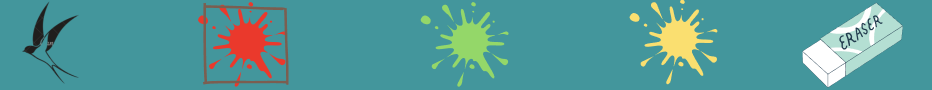
#> input picture virtual_painter/header/1.png, 1863 x 179 px, found by its file name (shown at 1/2 size)
$ python apple_masking_e.py
#> lines starting #> are read from the running program, lines starting #| are printed output that depends on the picture
import cv2 as cv
import matplotlib.pyplot as plt
import numpy as np
import image_opener as io

# img_list = io.allimg(r'apple_masking\apple_image')
img_list = [cv.imread(r"apple_masking\apple_image\1.png")]

# colored histogram

for img in img_list:

    plt.figure()
    plt.title("Histogram for colored image")
    plt.xlabel("Number of pixels")
    plt.ylabel("Brightness of pixels")
    totalpixels = np.sum( img >0)

    color = ('b','r','g')
    for i,col in enumerate(color):
        cv.imshow("image with color", img)
        hist = cv.calcHist([img],[i], None, [256], [0,256])
        plt.plot(hist, color = col)
        plt.xlim([0, 256])

    b,g,r = cv.split(img)
    z = np.zeros(img.shape[:2], dtype = "uint8" )

    # blue = cv.merge([b,z,z])
    blue = b
    num_of_blue = np.sum( blue >0)
    print("num_of_blue pixels: ", num_of_blue)
    percent = (num_of_blue/totalpixels)*100
    print("Percentages of blue: ", round(percent,3), "%")
    print()
    cv.imshow('blue', blue)

    # green = cv.merge([z,g,z])
    green = g
    num_of_green = np.sum( green >0)
    print("num_of_blue pixels: ", num_of_green)
    percent = (num_of_green/totalpixels)*100
    print("num_of_blue pixels: ", round(percent,3), "%")
    print()
    cv.imshow('green', green)

    # red = cv.merge([z,z,r])
    red = r
    num_of_red = np.sum( red >0)
    print("num_of_blue pixels: ", num_of_red)
    percent = (num_of_red/totalpixels)*100
    print("num_of_blue pixels: ", round(percent,3), "%")
    print()
    cv.imshow('red', red)


    plt.show()

    cv.waitKey(0)
    break
    cv.destroyAllWindows()
#> this loop made 1 pass
#> (totalpixels, color, num_of_blue, num_of_green, num_of_red) on pass 1: (1000431, ('b', 'r', 'g'), 333477, 333477, 333477)
#| num_of_blue pixels:  333477
#| Percentages of blue:  33.333 %
#| num_of_blue pixels:  333477
#| num_of_blue pixels:  33.333 %
#| num_of_blue pixels:  333477
#| num_of_blue pixels:  33.333 %
#> pass 1, `b,g,r = cv.split(img)`:
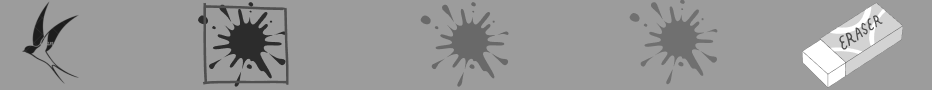
#> b: shape (179, 1863) (shown at 1/2 size); min 28, max 255, mean 152.7
#> pass 1, `b,g,r = cv.split(img)`:
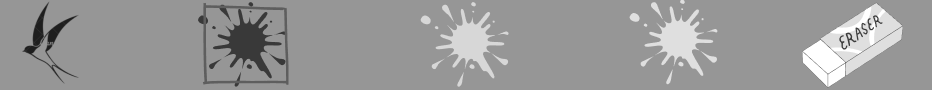
#> g: shape (179, 1863) (shown at 1/2 size); min 29, max 255, mean 153.3
#> pass 1, `b,g,r = cv.split(img)`:
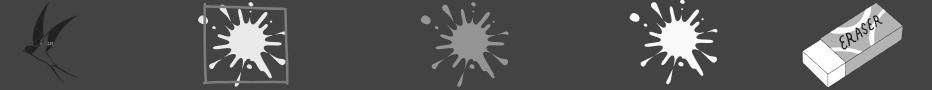
#> r: shape (179, 1863) (shown at 1/2 size); min 31, max 255, mean 84
#> pass 1, `plt.show()`:
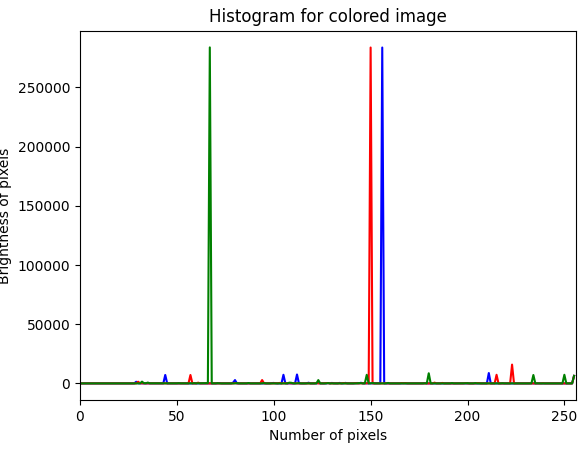
#> figure drawn by matplotlib, 1 panel; curve peaks at x = 156, y = 283731; curve peaks at x = 150, y = 283738; curve peaks at x = 67, y = 283838
